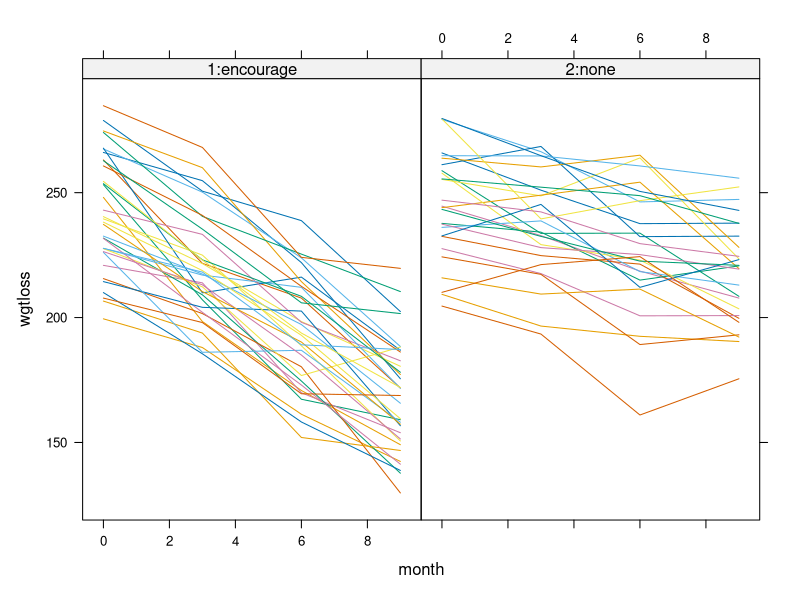

Source code (R):
## ---- chunk 1
knitr::opts_chunk$set(echo = TRUE)
library(nlme)
library(lattice)
## ---- chunk 2
wtloss <- read.table("../data/weightloss.dat",
header=F)

## Give names to variables
names(wtloss) <- c("id", paste("y", 1:4, sep=""), "program")

## Univariate format
wtloss.uni <- data.frame(id=rep(wtloss$id, each=4),
wgtloss=as.numeric(t(as.matrix(wtloss[,2:5]))),
program=rep(wtloss$program, each=4),
month=seq(0,9,3),
time.cat=rep(1:4))

wtloss.uni$prog.fac <- factor(wtloss.uni$program, labels=c("1:encourage", "2:none"))
attach(wtloss.uni)
wgt.mean <- tapply(wgtloss, list(month, program), mean)
wgt.sd <- tapply(wgtloss, list(month, program), sd)
wgt.mean
wgt.sd
detach(wtloss.uni)
## ---- chunk 3
xyplot(wgtloss~month|prog.fac, type='l',groups=id,data=wtloss.uni)
## ---- chunk 4

## CATEGORICAL time, UN, REML
wtloss.un.cat <- gls(wgtloss~factor(month)*prog.fac,
correlation=corSymm(form= ~1 | id),
weights=varIdent(form= ~1 | month),
data=wtloss.uni)
#summary(wtloss.un.cat)

## CATEGORICAL time, CS, REML
wtloss.cs.cat <- gls(wgtloss~factor(month)*prog.fac,
correlation=corCompSymm(form= ~1 | id),
weights=varIdent(form= ~1),
data=wtloss.uni)
#summary(wtloss.cs.cat)

## CATEGORICAL time, AR1, REML
wtloss.ar1.cat <- gls(wgtloss~factor(month)*prog.fac,
correlation=corAR1(form= ~1 | id),
weights=varIdent(form= ~1),
data=wtloss.uni)
#summary(wtloss.ar1.cat)
## ---- chunk 5
anova(wtloss.un.cat, wtloss.cs.cat)
## ---- chunk 6
anova(wtloss.un.cat, wtloss.ar1.cat)
## ---- chunk 7
t <- wtloss.uni$month
L2 <- 0.5*c(t[1] + t[2] - 2*t[4], t[3] - t[1], t[4]-t[2], t[4]-t[3])
coefs <- summary(wtloss.cs.cat)$coefficients
AUC_enc <- sum(L2 * wgt.mean[,1])
AUC_none <- sum(L2 * wgt.mean[,2])
## ---- chunk 8
L <- c(-L2, L2)
anova(wtloss.cs.cat, L=L)
## ---- chunk 9
## QUADRATIC time, CS, REML,
wtloss.cs.quad <- gls(wgtloss~month*prog.fac + I(month^2)*prog.fac,
correlation=corCompSymm(form= ~1 | id),
weights=varIdent(form= ~1),
data=wtloss.uni,
method="ML")
#summary(wtloss.cs.quad)

## CATEGORICAL time, CS, ML
wtloss.cs.cat.ml <- gls(wgtloss~factor(month)*prog.fac,
correlation=corCompSymm(form= ~1 | id),
weights=varIdent(form= ~1),
data=wtloss.uni,
method="ML")
#summary(wtloss.cs.cat.ml)
## ---- chunk 10
anova(wtloss.cs.cat.ml, wtloss.cs.quad)
## ---- chunk 11
wtloss.cs.lin <- gls(wgtloss~month*prog.fac,
correlation=corCompSymm(form= ~1 | id),
weights=varIdent(form= ~1),
data=wtloss.uni,
method="ML")
#summary(wtloss.cs.lin)
## ---- chunk 12
anova(wtloss.cs.lin, wtloss.cs.quad)
## ---- chunk 13
## Linear model, NO interacations
wtloss.cs.lin.noint <- gls(wgtloss~month + prog.fac,
correlation=corCompSymm(form= ~1 | id),
weights=varIdent(form= ~1),
data=wtloss.uni,
method="ML")
#summary(wtloss.cs.lin.noint)
## ---- chunk 14
anova(wtloss.cs.lin, L= c(0,0,0,1))
## ---- chunk 15
wtloss.cs.lin.final <- gls(wgtloss~month*prog.fac,
correlation=corCompSymm(form= ~1 | id),
weights=varIdent(form= ~1),
data=wtloss.uni)
summary(wtloss.cs.lin.final)$coefficients
## ---- chunk 16
wtloss.cs.quad.noint <- gls(wgtloss~month + prog.fac + I(month^2),
correlation=corCompSymm(form= ~1 | id),
weights=varIdent(form= ~1),
data=wtloss.uni)

coefficients.m <- wtloss.cs.quad.noint$coefficients
coefficients <- c(coefficients.m[1], coefficients.m[2], coefficients.m[4], coefficients.m[3])
change_rates <- coefficients[2] + 2*coefficients[3]*t[1:4] 
expected1 <- coefficients[1] + coefficients[2]*t[1:4] + coefficients[3]*t[1:4]*t[1:4]
